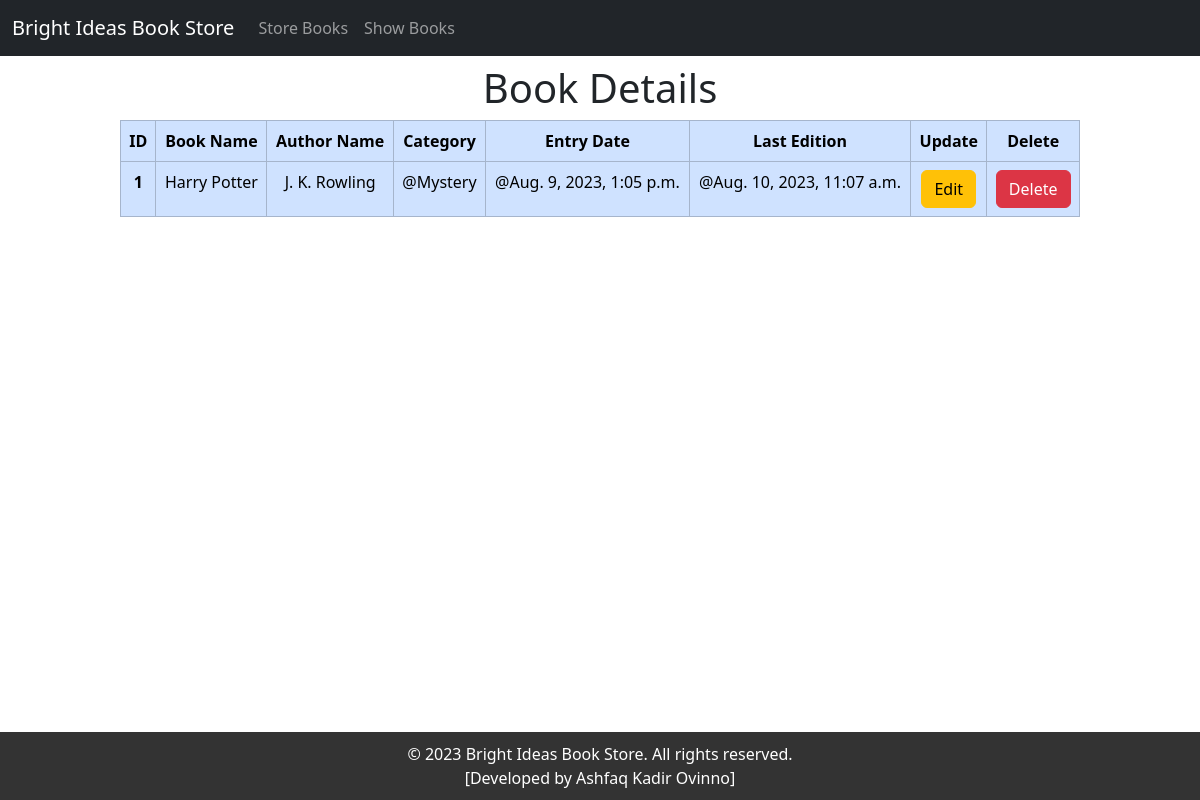
The app's page /book_details/1, older data.
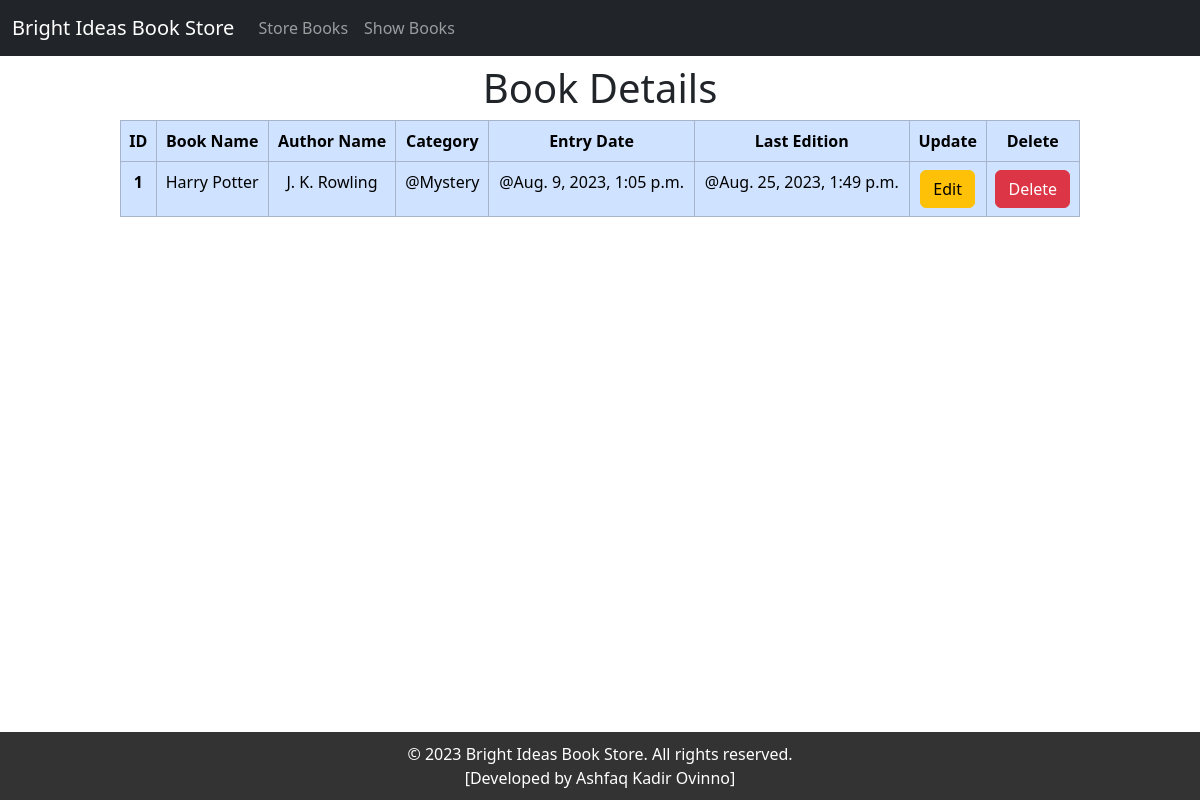
The same page, newer data.
### book/models.py (models this page shows)
class BookStoreModel(models.Model):
    CATEGORY = (
        ('Mystery', 'Mystery'),
        ('Thriller', 'Thriller'),
        ('Sci-Fi', 'Sci-Fi'),
        ('Humor', 'Humor'),
        ('Horror', 'Horror'),
    )
    id = models.IntegerField(primary_key=True)
    book_name = models.CharField(max_length=30)
    author = models.CharField(max_length=30)
    category = models.CharField(max_length=30, choices=CATEGORY)
    first_pub = models.DateTimeField(auto_now_add=True) # first entry
    last_pub = models.DateTimeField(auto_now=True) # edited entry

### book/views.py (the view)
# urls.py: path('book_details/<int:pk>', BookDetailsView.as_view(), name='book_details'),
class BookDetailsView(DetailView):
    model = BookStoreModel
    template_name = 'book_details.html'
    context_object_name = 'item'
    pk_url_kwarg = 'pk'

### book/templates/book_details.html
{% extends 'base.html' %}
{% block content %}
<div style="width: 50%; margin: auto; text-align: center">
  <h1><h1>Book Details</h1></h1>
</div>
<div style="width: 80%; margin: auto; text-align: center">
  <table class="table table-bordered table-primary">
    <thead>
      <tr>
        <th scope="col">ID</th>
        <th scope="col">Book Name</th>
          <th scope="col">Author Name</th>
          <th scope="col">Category</th>
          <th scope="col">Entry Date</th>
          <th scope="col">Last Edition</th>
          <th scope="col">Update</th>
          <th scope="col">Delete</th>
      </tr>
    </thead>
    <tbody>
      <tr>
        <th scope="row">{{item.id}}</th>
        <td>{{item.book_name}}</td>
          <td>{{item.author}}</td>
          <td>@{{item.category}}</td>
          <td>@{{item.first_pub}}</td>
          <td>@{{item.last_pub}}</td>
          <td>
            <a href="{% url 'edit_book' pk=item.id %}" class="btn btn-warning"
              >Edit</a
            >
          </td>
          <td>
            <a href="{% url 'delete_book' pk=item.id %}" class="btn btn-danger"
              >Delete</a
          </td>
      </tr>
    </tbody>
  </table>
</div>
{% endblock content %}

Row changes from the older to the newer data that the page shows:
changed BookStoreModel "Harry Potter": last_pub "Aug. 10, 2023, 11:07 a.m." → "Aug. 25, 2023, 1:49 p.m."
